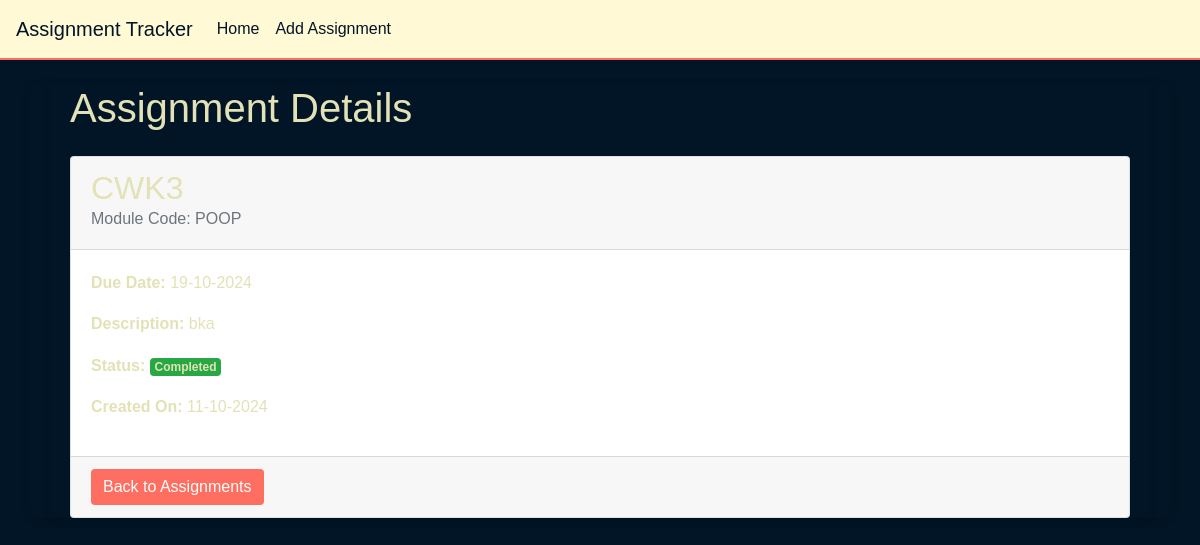
/view-assignment/6, run on an earlier commit of the app's database.
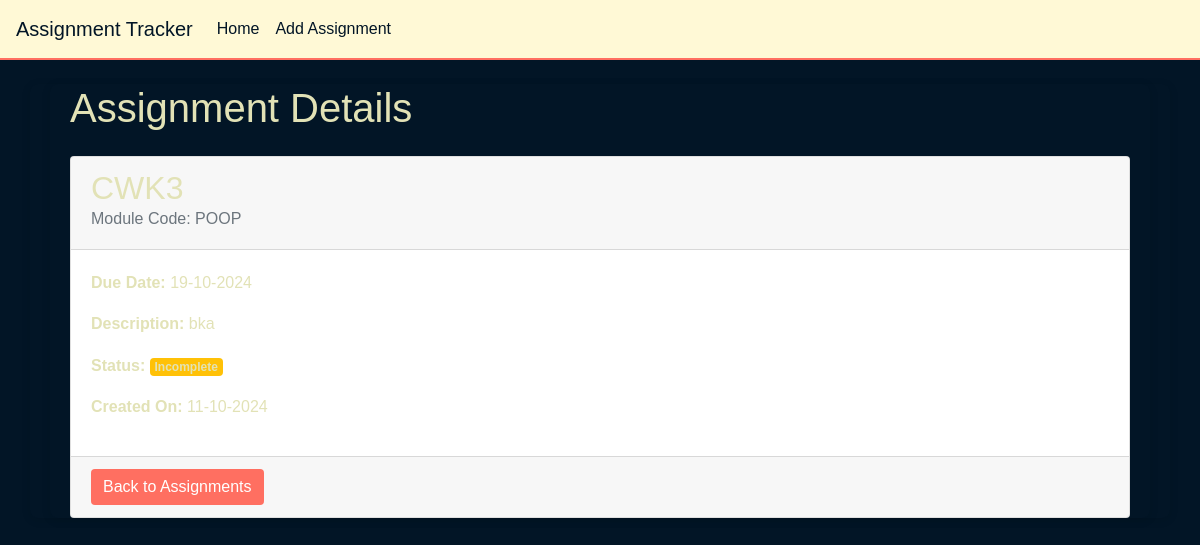
And on a later commit of the database.
### app/views.py (the view)
@app.route("/view-assignment/<int:assignment_id>")
def view_assignment(assignment_id):
    assignment = Assignment.query.get(assignment_id)
    if assignment is None:
        return render_template("404.html", message="Assignment doesn't exist!"), 404
    return render_template("view_assignment.html", assignment = assignment)

### app/templates/view_assignment.html
{% extends "base.html" %}
{% block content %}
    <div class="container">
        <h1>Assignment Details</h1>
        <div class="card mt-4">
            <div class="card-header">
                <h2>{{ assignment.title }}</h2>
                <h6 class="card-subtitle mb-2 text-muted">Module Code: {{ assignment.module_code }}</h6>
            </div>
            <div class="card-body">
                <p><strong>Due Date:</strong> {{ assignment.deadline.strftime('%d-%m-%Y') }}</p>
                <p><strong>Description:</strong> {{ assignment.description }}</p>
                <p><strong>Status:</strong>
                {% if assignment.is_completed %}
                    <span class="badge bg-success">Completed</span>
                {% else %}
                    <span class="badge bg-warning">Incomplete</span>
                {% endif %}
                </p>
                <p><strong>Created On:</strong> {{ assignment.date_created.strftime('%d-%m-%Y')}}</p>
            </div>
            <div class="card-footer">
                <a href="{{ url_for('index') }}" class="btn btn-primary">Back to Assignments</a>
            </div>
        </div>
    </div>
{% endblock %}

What changed in the data, as far as the page shows it:
changed Assignment "CWK3": is_completed True → False (drawn)
Also different on the page:
text no longer shown: "Completed"
text now shown: "Incomplete"
